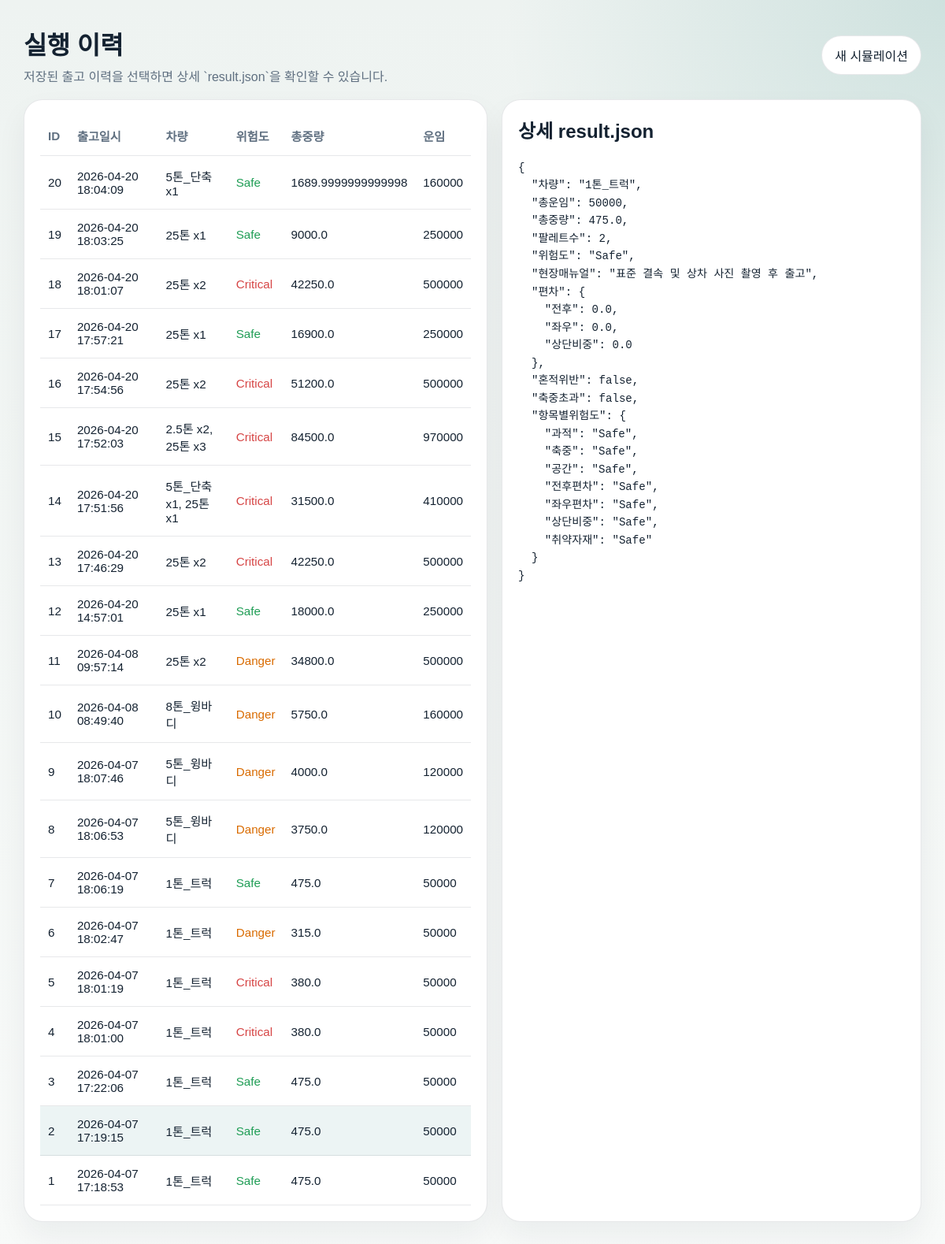
Screenshot of /history?id=2 with the database file from the repository.
### tables this page shows
CREATE TABLE history (
                id INTEGER PRIMARY KEY AUTOINCREMENT,
                created_at TEXT NOT NULL,
                vehicle_name TEXT NOT NULL,
                risk_level TEXT NOT NULL,
                total_weight REAL NOT NULL,
                freight_cost INTEGER NOT NULL,
                result_json TEXT NOT NULL
            );

### src/app.py (the view)
@app.get("/history")
def history() -> str:
    init_history_db()
    selected_id = request.args.get("id", type=int)
    with get_db_connection() as connection:
        rows = connection.execute(
            "SELECT id, created_at, vehicle_name, risk_level, total_weight, freight_cost, result_json FROM history ORDER BY id DESC"
        ).fetchall()
    selected_payload = None
    if selected_id is not None:
        for row in rows:
            if row["id"] == selected_id:
                selected_payload = json.loads(row["result_json"])
                break
    elif rows:
        selected_payload = json.loads(rows[0]["result_json"])
        selected_id = int(rows[0]["id"])
    return render_template(
        "history.html",
        rows=rows,
        selected_id=selected_id,
        selected_payload=selected_payload,
        selected_payload_text=(
            json.dumps(selected_payload, ensure_ascii=False, indent=2)
            if selected_payload is not None
            else None
        ),
    )

### src/app.py (called while the page is built)
def get_db_connection() -> sqlite3.Connection:
    connection = sqlite3.connect(DB_PATH)
    connection.row_factory = sqlite3.Row
    return connection

def init_history_db() -> None:
    DATA_DIR.mkdir(parents=True, exist_ok=True)
    with get_db_connection() as connection:
        connection.execute(
            """
            CREATE TABLE IF NOT EXISTS history (
                id INTEGER PRIMARY KEY AUTOINCREMENT,
                created_at TEXT NOT NULL,
                vehicle_name TEXT NOT NULL,
                risk_level TEXT NOT NULL,
                total_weight REAL NOT NULL,
                freight_cost INTEGER NOT NULL,
                result_json TEXT NOT NULL
            )
            """
        )
        connection.commit()

def risk_color(level: str) -> str:
    return {
        "Safe": "#1f9d55",
        "Caution": "#d9a404",
        "Danger": "#d96b00",
        "Critical": "#d64545",
    }.get(level, "#4a5568")

@app.context_processor
def inject_helpers() -> dict[str, object]:
    return {"risk_color": risk_color}

### src/templates/history.html (shortened to what this page needs)
<!doctype html>
<html lang="ko">
<head>
</head>
<body>
  <div class="shell">
    <div class="nav">
      <div>
        <h1 style="margin:0;">실행 이력</h1>
        <div style="color:var(--muted); margin-top:6px;">저장된 출고 이력을 선택하면 상세 `result.json`을 확인할 수 있습니다.</div>
      </div>
      <a href="{{ url_for('index') }}">새 시뮬레이션</a>
    </div>
    <div class="layout">
      <section class="panel">
        <table>
          <thead>
            <tr>
              <th>ID</th>
              <th>출고일시</th>
              <th>차량</th>
              <th>위험도</th>
              <th>총중량</th>
              <th>운임</th>
            </tr>
          </thead>
          <tbody>
            {% for row in rows %}
              <tr data-href="{{ url_for('history', id=row['id']) }}" class="{% if selected_id == row['id'] %}active{% endif %}">
                <td>{{ row["id"] }}</td>
                <td>{{ row["created_at"] }}</td>
                <td>{{ row["vehicle_name"] }}</td>
                <td style="color: {{ risk_color(row['risk_level']) }}">{{ row["risk_level"] }}</td>
                <td>{{ row["total_weight"] }}</td>
                <td>{{ row["freight_cost"] }}</td>
              </tr>
            {% endfor %}
          </tbody>
        </table>
      </section>
      <section class="panel">
        <h2 style="margin-top:0;">상세 result.json</h2>
        {% if selected_payload_text %}
          <pre>{{ selected_payload_text }}</pre>
        {% else %}
          <p style="color:var(--muted);">저장된 이력이 없습니다.</p>
        {% endif %}
      </section>
    </div>
  </div>
</body>
</html>

### src/templates/history.html (style rules this page uses)
:root { --bg: #eef3f1; --ink: #142231; --muted: #607081; --panel: #fff; --border: rgba(20,34,49,.1); }
* { box-sizing: border-box; }
body { margin: 0; font-family: "Avenir Next", "Pretendard", sans-serif; background: radial-gradient(circle at top right, rgba(15,118,110,.14), transparent 28%), linear-gradient(180deg, #eef3f1, #f8faf9); color: var(--ink); }
.shell { max-width: 1180px; margin: 0 auto; padding: 32px 20px 56px; }
.nav { display: flex; justify-content: space-between; align-items: center; margin-bottom: 18px; }
.nav a { text-decoration: none; color: var(--ink); padding: 12px 16px; border-radius: 999px; background: white; border: 1px solid var(--border); }
.layout { display: grid; grid-template-columns: 1.05fr .95fr; gap: 18px; }
.panel { background: var(--panel); border: 1px solid var(--border); border-radius: 24px; padding: 20px; box-shadow: 0 18px 38px rgba(20,34,49,.06); }
table { width: 100%; border-collapse: collapse; }
th, td { text-align: left; padding: 14px 10px; border-bottom: 1px solid var(--border); font-size: 0.95rem; }
th { color: var(--muted); }
tr.active { background: rgba(15,118,110,.08); }
tr[data-href] { cursor: pointer; }
pre { margin: 0; white-space: pre-wrap; word-break: break-word; font-family: "SFMono-Regular", monospace; font-size: .88rem; line-height: 1.6; }

### rows the page displays
history: id "20", created_at "2026-04-20 18:04:09", vehicle_name "5톤_단축 x1", risk_level "Safe", total_weight "1689.9999999999998", freight_cost "160000"
history: id "19", created_at "2026-04-20 18:03:25", vehicle_name "25톤 x1", risk_level "Safe", total_weight "9000.0", freight_cost "250000"
history: id "18", created_at "2026-04-20 18:01:07", vehicle_name "25톤 x2", risk_level "Critical", total_weight "42250.0", freight_cost "500000"
history: id "17", created_at "2026-04-20 17:57:21", vehicle_name "25톤 x1", risk_level "Safe", total_weight "16900.0", freight_cost "250000"
history: id "16", created_at "2026-04-20 17:54:56", vehicle_name "25톤 x2", risk_level "Critical", total_weight "51200.0", freight_cost "500000"
history: id "15", created_at "2026-04-20 17:52:03", vehicle_name "2.5톤 x2, 25톤 x3", risk_level "Critical", total_weight "84500.0", freight_cost "970000"
history: id "14", created_at "2026-04-20 17:51:56", vehicle_name "5톤_단축 x1, 25톤 x1", risk_level "Critical", total_weight "31500.0", freight_cost "410000"
history: id "13", created_at "2026-04-20 17:46:29", vehicle_name "25톤 x2", risk_level "Critical", total_weight "42250.0", freight_cost "500000"
history: id "12", created_at "2026-04-20 14:57:01", vehicle_name "25톤 x1", risk_level "Safe", total_weight "18000.0", freight_cost "250000"
history: id "11", created_at "2026-04-08 09:57:14", vehicle_name "25톤 x2", risk_level "Danger", total_weight "34800.0", freight_cost "500000"
history: id "10", created_at "2026-04-08 08:49:40", vehicle_name "8톤_윙바디", risk_level "Danger", total_weight "5750.0", freight_cost "160000"
history: id "9", created_at "2026-04-07 18:07:46", vehicle_name "5톤_윙바디", risk_level "Danger", total_weight "4000.0", freight_cost "120000"
history: id "8", created_at "2026-04-07 18:06:53", vehicle_name "5톤_윙바디", risk_level "Danger", total_weight "3750.0", freight_cost "120000"
history: id "7", created_at "2026-04-07 18:06:19", vehicle_name "1톤_트럭", risk_level "Safe", total_weight "475.0", freight_cost "50000"
history: id "6", created_at "2026-04-07 18:02:47", vehicle_name "1톤_트럭", risk_level "Danger", total_weight "315.0", freight_cost "50000"
history: id "5", created_at "2026-04-07 18:01:19", vehicle_name "1톤_트럭", risk_level "Critical", total_weight "380.0", freight_cost "50000"
history: id "4", created_at "2026-04-07 18:01:00", vehicle_name "1톤_트럭", risk_level "Critical", total_weight "380.0", freight_cost "50000"
history: id "3", created_at "2026-04-07 17:22:06", vehicle_name "1톤_트럭", risk_level "Safe", total_weight "475.0", freight_cost "50000"
history: id "2", created_at "2026-04-07 17:19:15", vehicle_name "1톤_트럭", risk_level "Safe", total_weight "475.0", freight_cost "50000"
history: id "1", created_at "2026-04-07 17:18:53", vehicle_name "1톤_트럭", risk_level "Safe", total_weight "475.0", freight_cost "50000"
